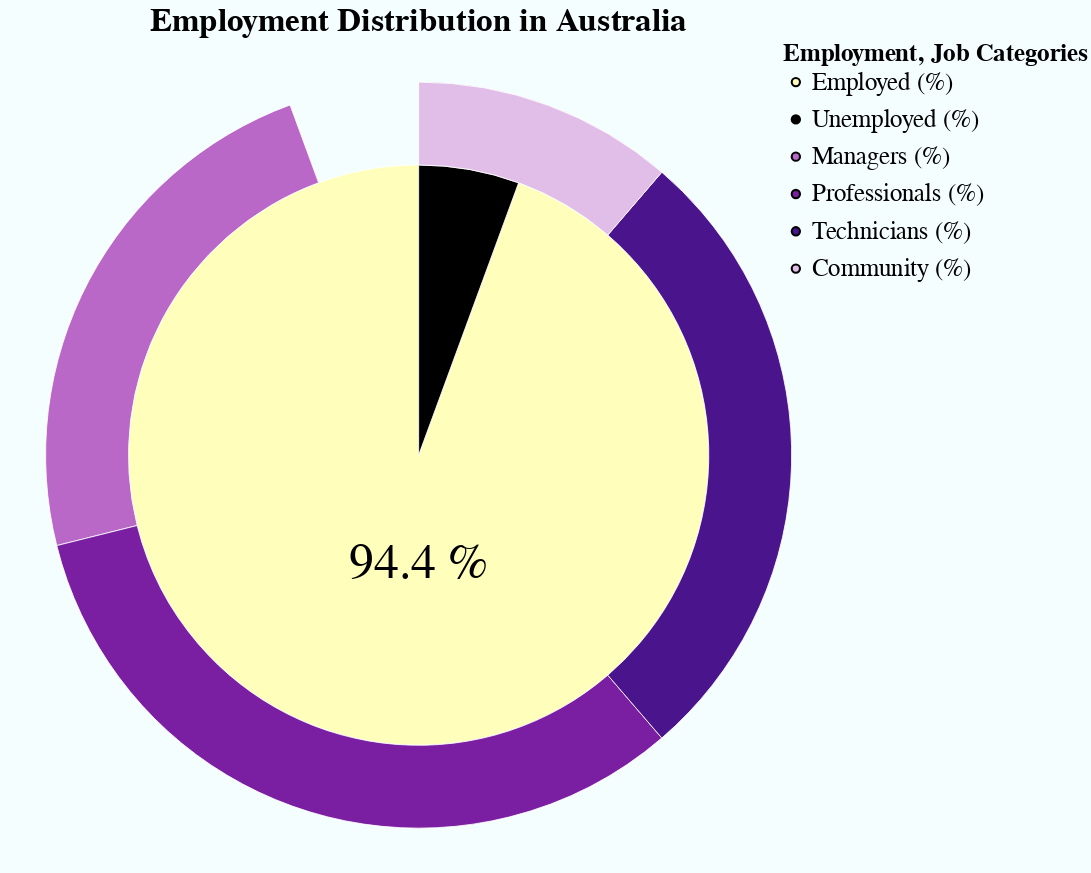

Specify this chart in Vega-Lite:
### Vega-Lite specification from a JSON file in a GitHub repository (floating-point values rounded to 4 significant figures)
{"$schema": "https://vega.github.io/schema/vega-lite/v5.json", "title": {"text": "Employment Distribution in Australia", "font": "Dubai", "fontWeight": "bold", "fontSize": 40}, "width": 1000, "height": 1000, "layer": [{"data": {"values": [{"Category": "Employed (%)", "Percentage": 94.4}, {"Category": "Unemployed (%)", "Percentage": 5.6}]}, "mark": {"type": "arc", "innerRadius": 0, "outerRadius": 350, "stroke": "white", "strokeWidth": 1}, "encoding": {"theta": {"field": "Percentage", "type": "quantitative", "aggregate": "sum"}, "color": {"field": "Category", "type": "nominal", "scale": {"domain": ["Employed (%)", "Unemployed (%)"], "range": ["#ffffbb", "#000000", "#BA68C8", "#7B1FA2", "#4A148C", "#E1BEE7"]}, "title": "Employment"}, "tooltip": [{"field": "Category", "title": "Category"}, {"field": "Percentage", "title": "Percentage"}]}}, {"data": {"values": [{"Category": "Managers (%)", "Percentage": 23.3}, {"Category": "Professionals (%)", "Percentage": 32.4}, {"Category": "Technicians (%)", "Percentage": 27.4}, {"Category": "Community (%)", "Percentage": 11.3}]}, "mark": {"type": "arc", "innerRadius": 350, "outerRadius": 450, "stroke": "white", "strokeWidth": 1}, "encoding": {"theta": {"field": "Percentage", "type": "quantitative", "aggregate": "sum"}, "color": {"field": "Category", "type": "nominal", "scale": {"domain": ["Managers (%)", "Professionals (%)", "Technicians (%)", "Community (%)"], "range": ["#BA68C8", "#7B1FA2", "#4A148C", "#E1BEE7"]}, "title": "Job Categories"}, "tooltip": [{"field": "Category", "title": "Category"}, {"field": "Percentage", "title": "Percentage"}]}}, {"data": {"values": [{"Category": "Employed (%)", "Percentage": 94.4}]}, "mark": {"type": "text", "fontSize": 60, "dy": 130, "dx": 0}, "transform": [{"calculate": "datum.Percentage + ' %'", "as": "textLabel"}], "encoding": {"theta": {"field": "Percentage", "type": "quantitative", "aggregate": "sum"}, "text": {"field": "textLabel", "type": "nominal"}, "color": {"value": "black"}}}], "config": {"background": "#f5feff", "legend": {"labelFontSize": 30, "titleFontSize": 30, "rowPadding": 15, "titleLimit": 1000, "labelLimit": 1000, "offset": -60, "symbolStrokeColor": "black", "symbolStrokeWidth": 2.5}}}
